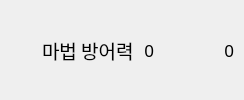
         <widget class="QWidget" name="containerDefenseMagic" native="true">
          <property name="font">
           <font>
            <family>ONE Mobile POP</family>
            <pointsize>15</pointsize>
           </font>
          </property>
          <layout class="QHBoxLayout" name="horizontalLayout_10">
           <property name="spacing">
            <number>10</number>
           </property>
           <property name="leftMargin">
            <number>5</number>
           </property>
           <property name="topMargin">
            <number>0</number>
           </property>
           <property name="rightMargin">
            <number>10</number>
           </property>
           <property name="bottomMargin">
            <number>0</number>
           </property>
           <item>
            <widget class="QLabel" name="iconDefenseMagic">
             <property name="sizePolicy">
              <sizepolicy hsizetype="Fixed" vsizetype="Fixed">
               <horstretch>0</horstretch>
               <verstretch>0</verstretch>
              </sizepolicy>
             </property>
             <property name="minimumSize">
              <size>
               <width>27</width>
               <height>27</height>
              </size>
             </property>
             <property name="maximumSize">
              <size>
               <width>27</width>
               <height>27</height>
              </size>
             </property>
             <property name="font">
              <font>
               <family>ONE Mobile POP</family>
               <pointsize>15</pointsize>
              </font>
             </property>
             <property name="text">
              <string/>
             </property>
             <property name="scaledContents">
              <bool>true</bool>
             </property>
             <property name="alignment">
              <set>Qt::AlignCenter</set>
             </property>
            </widget>
           </item>
           <item>
            <widget class="QLabel" name="nameDefenseMagic">
             <property name="sizePolicy">
              <sizepolicy hsizetype="Expanding" vsizetype="Preferred">
               <horstretch>1</horstretch>
               <verstretch>0</verstretch>
              </sizepolicy>
             </property>
             <property name="font">
              <font>
               <family>ONE Mobile POP</family>
               <pointsize>14</pointsize>
              </font>
             </property>
             <property name="text">
              <string>마법 방어력</string>
             </property>
             <property name="alignment">
              <set>Qt::AlignLeading|Qt::AlignLeft|Qt::AlignVCenter</set>
             </property>
            </widget>
           </item>
           <item>
            <widget class="QLabel" name="statDefenseMagic">
             <property name="sizePolicy">
              <sizepolicy hsizetype="Expanding" vsizetype="Preferred">
               <horstretch>2</horstretch>
               <verstretch>0</verstretch>
              </sizepolicy>
             </property>
             <property name="font">
              <font>
               <family>ONE Mobile POP</family>
               <pointsize>13</pointsize>
              </font>
             </property>
             <property name="text">
              <string>0</string>
             </property>
             <property name="alignment">
              <set>Qt::AlignRight|Qt::AlignTrailing|Qt::AlignVCenter</set>
             </property>
            </widget>
           </item>
           <item>
            <widget class="QLabel" name="rateDefenseMagic">
             <property name="sizePolicy">
              <sizepolicy hsizetype="Minimum" vsizetype="Preferred">
               <horstretch>0</horstretch>
               <verstretch>0</verstretch>
              </sizepolicy>
             </property>
             <property name="minimumSize">
              <size>
               <width>70</width>
               <height>0</height>
              </size>
             </property>
             <property name="font">
              <font>
               <family>ONE Mobile POP</family>
               <pointsize>13</pointsize>
              </font>
             </property>
             <property name="text">
              <string>0</string>
             </property>
             <property name="alignment">
              <set>Qt::AlignRight|Qt::AlignTrailing|Qt::AlignVCenter</set>
             </property>
            </widget>
           </item>
          </layout>
         </widget>
